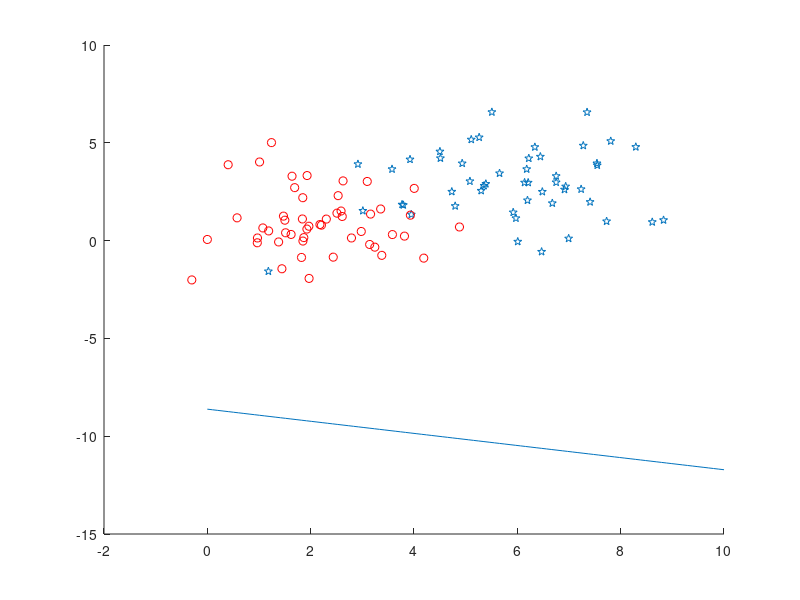

This figure's MATLAB source:
x1=mvnrnd([6 3],[2 0;0 2],50);
x2=mvnrnd([2 1],[1 0;0 2],50); 
x5=[x1;x2];
sz=[1,100];
y1=zeros(sz);
for i=1:50
    y1(i)=1;
    y1(101-i)=-1;
end
w=[0.1;0.1;0.1];
lr=0.008;
for i=1:2000
    flag=0;
    correct=0;
    for j=1:100
        o=[x5(j,1) x5(j,2) 1]*w;
        if(o>0)
            o=1;
        else
            o=-1;
        end
        if(y1(j)==o)
            correct=correct+1;
        else
            w=w+lr*[x5(j,1);x5(j,2);1]*(y1(j)-o);
            flag=1;
        end
    end
    disp(w);
    disp(correct)
    if(flag==0)
        break
    else
        continue
    end
end
k=1:50;
scatter(x5(k,1),x5(k,2),'p')
hold on;
k=51:100;
scatter(x5(k,1),x5(k,2),'r')
hold on;
x=linspace(0,10);
y=(-(w(1)/w(2))*x)-w(3)/w(2);
plot(x,y)
